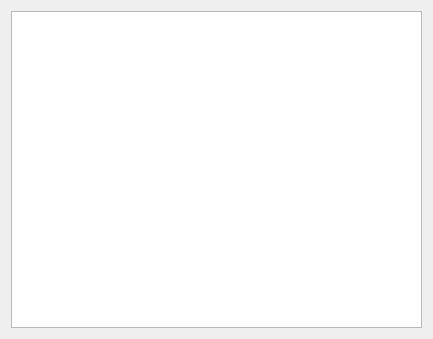
<?xml version="1.0" encoding="UTF-8"?>
<ui version="4.0">
 <class>Form</class>
 <widget class="QWidget" name="Form">
  <property name="geometry">
   <rect>
    <x>0</x>
    <y>0</y>
    <width>433</width>
    <height>339</height>
   </rect>
  </property>
  <property name="minimumSize">
   <size>
    <width>433</width>
    <height>339</height>
   </size>
  </property>
  <property name="windowTitle">
   <string>Form</string>
  </property>
  <layout class="QGridLayout" name="gridLayout">
   <item row="0" column="0">
    <widget class="QTableView" name="tableView"/>
   </item>
  </layout>
 </widget>
 <resources/>
 <connections/>
</ui>
